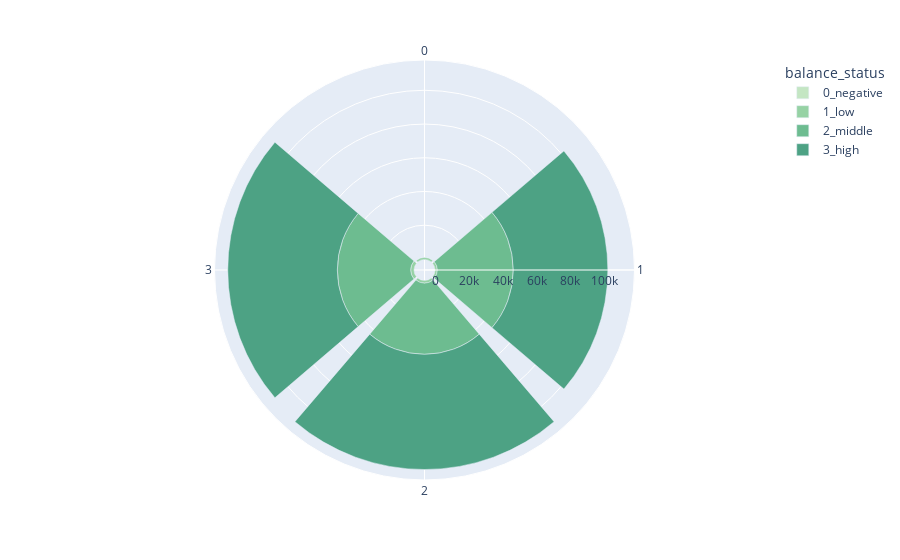

Notebook source saved alongside this figure:
### Code cell
#balance bar_polar plot by balance_status and age_class
job_balance = df.groupby(['age_class', 'balance_status'])['balance'].mean()
# aaa = pd.DataFrame(job_balance)
# aaa.to_excel('./group_by2.xlsx')
gbp_data = pd.read_excel('./group_by2.xlsx')
gbp_data.replace({'balance_status': {"negative":'0_negative', "low":'1_low', "middle":'2_middle', "high":'3_high'}}, inplace=True) 
gbp_data = gbp_data.sort_values(by=['balance_status'], ascending=True)
gbp_data['age_class']=gbp_data['age_class'].astype("str")
fig = px.bar_polar(gbp_data, r="balance", theta="age_class",
                   color="balance_status", 
                   color_discrete_sequence= px.colors.sequential.Blugrn)
fig.show()

### Figure 1 — Plotly figure (JSON) as saved in the notebook; plotly's stock layout.template omitted (floating-point values rounded to 4 significant figures)
{"data": [{"hovertemplate": "balance_status=0_negative<br>balance=%{r}<br>age_class=%{theta}<extra></extra>", "legendgroup": "0_negative", "marker": {"color": "rgb(196, 230, 195)", "pattern": {"shape": ""}}, "name": "0_negative", "r": [-284.8, -304.4, -352.2, -337.1], "showlegend": true, "subplot": "polar", "theta": ["0", "1", "2", "3"], "type": "barpolar"}, {"hovertemplate": "balance_status=1_low<br>balance=%{r}<br>age_class=%{theta}<extra></extra>", "legendgroup": "1_low", "marker": {"color": "rgb(150, 210, 164)", "pattern": {"shape": ""}}, "name": "1_low", "r": [1167.0, 1347.0, 1594.0, 1973.0], "showlegend": true, "subplot": "polar", "theta": ["0", "1", "2", "3"], "type": "barpolar"}, {"hovertemplate": "balance_status=2_middle<br>balance=%{r}<br>age_class=%{theta}<extra></extra>", "legendgroup": "2_middle", "marker": {"color": "rgb(109, 188, 144)", "pattern": {"shape": ""}}, "name": "2_middle", "r": [45055, 42209, 43510.0], "showlegend": true, "subplot": "polar", "theta": ["1", "2", "3"], "type": "barpolar"}, {"hovertemplate": "balance_status=3_high<br>balance=%{r}<br>age_class=%{theta}<extra></extra>", "legendgroup": "3_high", "marker": {"color": "rgb(77, 162, 132)", "pattern": {"shape": ""}}, "name": "3_high", "r": [56088, 68318, 64990.0], "showlegend": true, "subplot": "polar", "theta": ["1", "2", "3"], "type": "barpolar"}], "layout": {"barmode": "relative", "legend": {"title": {"text": "balance_status"}, "tracegroupgap": 0}, "margin": {"t": 60}, "polar": {"angularaxis": {"direction": "clockwise", "rotation": 90}, "domain": {"x": [0, 1], "y": [0, 1]}}}}
